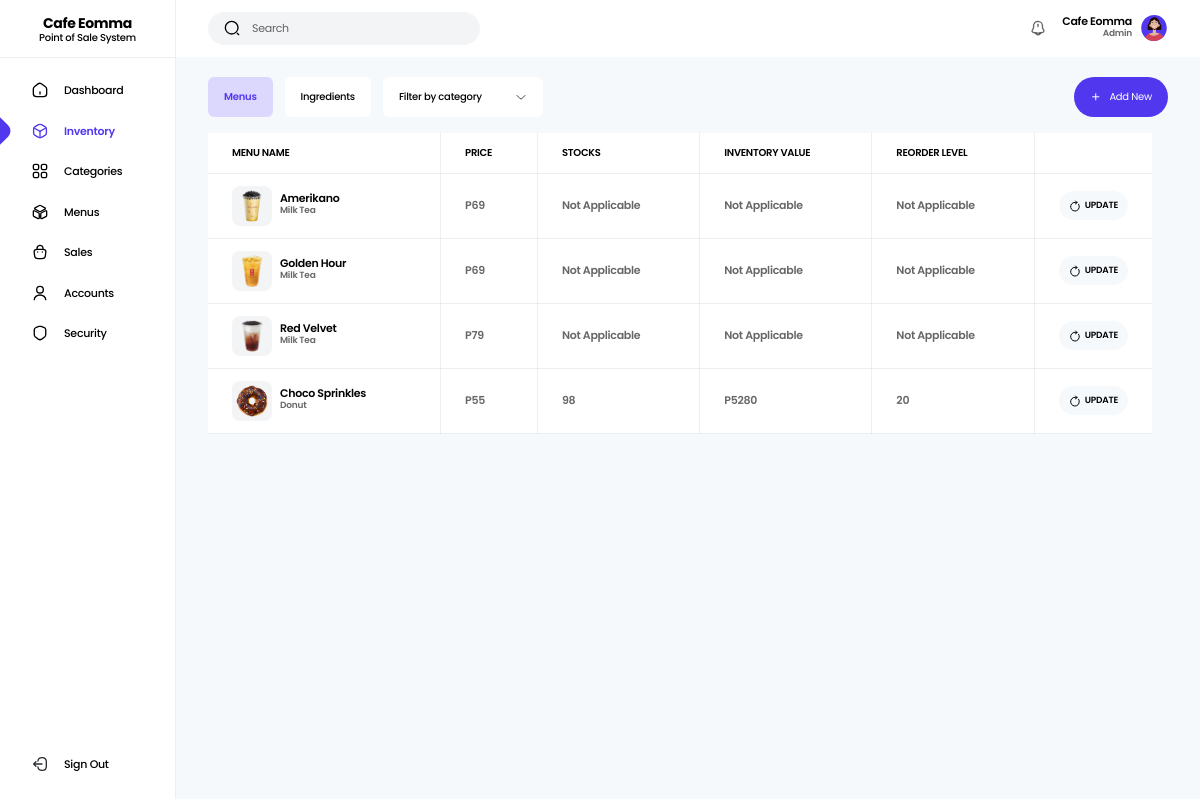
The page /app/Views/inventory.php (signed in) on the database its author committed.
### tables this page shows
CREATE TABLE `accounts` (
  `id` int(11) NOT NULL,
  `user_id` varchar(200) NOT NULL,
  `fullname` varchar(100) NOT NULL,
  `username` varchar(50) NOT NULL,
  `gender` varchar(20) NOT NULL,
  `contact_number` varchar(11) NOT NULL,
  `address` varchar(100) NOT NULL,
  `password` varchar(200) NOT NULL,
  `role_id` varchar(200) NOT NULL,
  `account_status` varchar(20) NOT NULL,
  `profile` tinyint(4) NOT NULL,
  `date_created` datetime NOT NULL
);

CREATE TABLE `roles` (
  `id` int(11) NOT NULL,
  `role_id` varchar(200) NOT NULL,
  `role_name` varchar(50) NOT NULL,
  `date_created` datetime NOT NULL
);

CREATE TABLE `inventory` (
  `id` int(11) NOT NULL,
  `inventory_id` varchar(200) NOT NULL,
  `menu_id` varchar(200) NOT NULL,
  `inventory_stocks` int(11) NOT NULL,
  `inventory_value` int(11) NOT NULL,
  `reorder_level` int(11) NOT NULL,
  `date_created` datetime NOT NULL
);

CREATE TABLE `menus` (
  `id` int(11) NOT NULL,
  `menu_id` varchar(200) NOT NULL,
  `menu_name` varchar(100) NOT NULL,
  `menu_price` int(11) NOT NULL,
  `menu_vat` float(10,2) NOT NULL,
  `category_id` varchar(200) NOT NULL,
  `date_created` datetime NOT NULL
);

CREATE TABLE `categories` (
  `id` int(11) NOT NULL,
  `category_id` varchar(200) NOT NULL,
  `category_name` varchar(50) NOT NULL,
  `date_created` datetime NOT NULL
);

### app/Utils/Utilities.php (called while the page is built, shortened)
<?php
class Utilities
{
  public static function isAdmin(): bool
  {
    return isset($_SESSION['role']) AND $_SESSION['role'] == "b2fd54eb-4e49-11ee-8673-088fc30176f9" ? true : false;
  }
}

### app/Utils/DbHelper.php (called while the page is built, shortened)
<?php
class DbHelper
{
  private $stmt;
  private $conn;
  public function __construct(PDO $db)
  {
    $this->conn = $db;
  }
  public function query(string $query, array $values = []): string
  {
    $this->stmt = $this->conn->prepare($query);
    return empty($values)
      ? $this->stmt->execute()
      : $this->stmt->execute($values);
  }
  public function fetch(): stdClass
  {
    return $this->stmt->fetch(PDO::FETCH_OBJ);
  }
  public function fetchAll(): array
  {
    return $this->stmt->fetchAll(PDO::FETCH_OBJ);
  }
}

### config/init.php (called while the page is built, shortened)
<?php
$database = new Database();
$conn = $database->getConnetion($_ENV['DB_HOST'], $_ENV['DB_NAME'], $_ENV['DB_USERNAME'], $_ENV['DB_PASSWORD']);
$helper = new DbHelper($conn);
$inventoryController = new InventoryController($helper);
if(isset($_SESSION['uid'])){
  $helper->query("SELECT * FROM `accounts` a LEFT JOIN `roles` r ON a.role_id=r.role_id WHERE a.user_id = ?", [$_SESSION['uid']]);
  $user_data = $helper->fetch();
}

### app/Controllers/InventoryController.php (called while the page is built, shortened)
<?php
class InventoryController implements AppInterface
{
  private $helper;
  public function __construct(DbHelper $helper)
  {
    $this->helper = $helper;
  }
  public function show(): array
  {
    $this->helper->query("SELECT * FROM `inventory` i LEFT JOIN `menus` m ON i.menu_id=m.menu_id LEFT JOIN `categories` c ON m.category_id=c.category_id ORDER BY i.id DESC");
    return $this->helper->fetchAll();
  }
}

### app/Views/inventory.php (the view, shortened to what this page needs)
<?php
  require_once __DIR__.'/../../config/init.php';
  $title = "Inventory";
  require('./app/Views/partials/_header.php');
?>
  <main class="min-h-screen grid md:grid-cols-[11rem_auto] bg-light-gray">
    <?php require('./app/Views/partials/_sidebar.php') ?>
    <section>
      <?php require('./app/Views/partials/_topnav.php') ?>
      <div class="pt-20 md:pt-5 pb-5 px-8">
        <div class="flex items-center justify-between flex-wrap gap-4 mb-4">
          <div class="flex items-center flex-wrap gap-3">
            <a href="<?php  echo SYSTEM_URL ?>menu-inventory" class="inv_link <?= $title === 'Inventory' ? 'active' : '' ?>">Menus</a>
            <a href="<?php  echo SYSTEM_URL ?>ingredient-inventory" class="inv_link <?= $title === 'Ingredients' ? 'active' : '' ?>">Ingredients</a>
            <select class="filter-select appearance-none w-[10rem] h-10 bg-white text-[10px] font-medium text-black px-4 rounded-md">
              <option value="">Filter by category</option>
            </select>
          </div>
          <a href="<?php echo SYSTEM_URL ?>add-inventory" class="w-max h-10 flex items-center gap-2 bg-primary text-xs text-white py-2 px-4 rounded-full">
            <i class="ri-add-line"></i>
            <p class="text-[10px]">Add New</p>
          </a>
        </div>
        <?php if(count($inventoryController->show()) > 0){ ?>
          <div class="w-[calc(100vw-3.5rem)] md:w-[calc(100vw-16rem)] bg-white overflow-x-auto">
            <table class="w-full text-left border-collapse whitespace-nowrap">
              <thead>
                <th class="text-[10px] border-l-0 border-t-0">Menu Name</th>
                <th class="text-[10px] border-t-0">Price</th>
                <th class="text-[10px] border-t-0">Stocks</th>
                <th class="text-[10px] border-t-0">Inventory Value</th>
                <th class="text-[10px] border-t-0">Reorder Level</th>
                <th width="10%" class="text-[10px] border-r-0 border-t-0"></th>
              </thead>
              <tbody>
              <?php foreach($inventoryController->show() as $inventory): ?>
                <tr class="search-area border-b border-b-gray-300/40 last:border-b-none">
                  <td class="border border-gray-300/40 border-l-0">
                    <div class="w-max flex items-center gap-2">
                      <div class="grid place-items-center w-10 h-10 rounded-lg bg-gray-100">
                        <img src="<?php echo SYSTEM_URL ?>uploads/menus/<?= $inventory->menu_id.".png" ?>" alt="<?= $inventory->menu_name ?>" class="h-8">
                      </div>
                      <div>
                        <p class="finder1 text-[11px] text-black font-semibold leading-none"><?= $inventory->menu_name ?></p>
                        <p class="finder2 text-[9px] text-black/60 font-semibold"><?= $inventory->category_name ?></p>
                      </div>
                    </div>
                  </td>
                  <td class="finder4 border border-gray-300/40">P<?= $inventory->menu_price ?></td>
                  <td class="finder5 border border-gray-300/40"><?= $inventory->inventory_stocks ? $inventory->inventory_stocks : "Not Applicable" ?></td>
                  <td class="border border-gray-300/40"><?= $inventory->inventory_value > 0 ? "P" . $inventory->inventory_value : "Not Applicable" ?></td>
                  <td class="finder6 border border-gray-300/40"><?= $inventory->reorder_level ? $inventory->reorder_level : "Not Applicable" ?></td>
                  <td class="border border-gray-300/40 border-r-0">
                    <a href="<?php echo SYSTEM_URL ?>inventory/<?= $inventory->inventory_id ?>" class="flex justify-center items-center gap-1 text-[9px] uppercase bg-light-gray text-black py-2 px-4 rounded-full">
                      <img src="<?php echo SYSTEM_URL ?>public/icons/rotate-right-linear.svg" alt="update" class="w-3 h-3">
                      Update
                    </a>
                  </td>
                </tr>
              <?php endforeach ?>
              </tbody>
            </table>
          </div>
        <?php } ?>
      </div>
    </section>
  </main>
<?php require('./app/Views/partials/_footer.php') ?>

### app/Views/partials/_topnav.php (shortened to what this page needs)
<div class="fixed md:static top-0 inset-x-0 flex items-center justify-between gap-4 px-8 py-3 bg-white z-[3]">
  <div class="flex-1 sm:flex-initial flex items-center gap-3">
    <div class="flex-1 sm:flex-initial flex items-center gap-3 px-4 bg-gray-100 py-2 rounded-full">
      <img src="<?php echo SYSTEM_URL ?>public/icons/search-normal-linear.svg" alt="search" class="w-4 h-4">
      <input type="text" id="search-input" class="text-[11px] placeholder:text-black/60 bg-transparent" placeholder="Search" autocomplete="off">
    </div>
  </div>
  <div class="flex items-center gap-2">
    <?php if(Utilities::isAdmin()){ ?>
      <div class="relative">
        <img src="<?php echo SYSTEM_URL ?>public/icons/notification-bing-linear.svg" alt="notification" role="button" class="show-notification w-4 h-4 mr-2">
      </div>
    <?php } ?>
    <div class="hidden sm:block text-right">
      <p class="text-[11px] font-semibold text-black leading-none"><?php echo isset($user_data) ? $user_data->fullname : "" ?></p>
      <p class="text-[9px] font-semibold text-black/60"><?php echo isset($user_data) ? $user_data->role_name : "" ?></p>
    </div>
    <img src="<?php echo SYSTEM_URL ?>uploads/users/<?= $user_data->profile == 1 ? $user_data->user_id.".jpg" : $user_data->gender.".svg" ?>" alt="profile" class="w-7 h-7 object-cover rounded-full">
  </div>
</div>

### rows shown on the page
accounts: fullname "Cafe Eomma", roles.role_name "Admin", gender (picture)
inventory: menus.menu_id (picture), menus.menu_name "Amerikano", categories.category_name "Milk Tea", menus.menu_price "69", inventory_stocks "Not Applicable", inventory_value "Not Applicable", reorder_level "Not Applicable"
inventory: menus.menu_id (picture), menus.menu_name "Golden Hour", categories.category_name "Milk Tea", menus.menu_price "69", inventory_stocks "Not Applicable", inventory_value "Not Applicable", reorder_level "Not Applicable"
inventory: menus.menu_id (picture), menus.menu_name "Red Velvet", categories.category_name "Milk Tea", menus.menu_price "79", inventory_stocks "Not Applicable", inventory_value "Not Applicable", reorder_level "Not Applicable"
inventory: menus.menu_id (picture), menus.menu_name "Choco Sprinkles", categories.category_name "Donut", menus.menu_price "55", inventory_stocks "98", inventory_value "5280", reorder_level "20"
